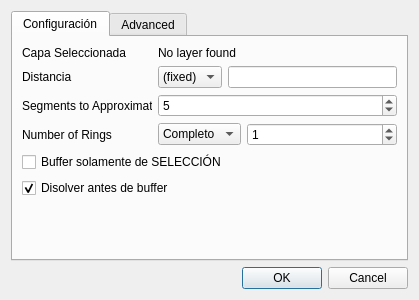
<?xml version="1.0" encoding="UTF-8"?>
<ui version="4.0">
 <class>InfluenceZoneDialogBase</class>
 <widget class="QDialog" name="InfluenceZoneDialogBase">
  <property name="geometry">
   <rect>
    <x>0</x>
    <y>0</y>
    <width>415</width>
    <height>300</height>
   </rect>
  </property>
  <property name="windowTitle">
   <string>Zonas de Influencia</string>
  </property>
  <layout class="QVBoxLayout" name="verticalLayout">
   <item>
    <widget class="QTabWidget" name="tabWidget">
     <property name="maximumSize">
      <size>
       <width>400</width>
       <height>16777215</height>
      </size>
     </property>
     <property name="tabPosition">
      <enum>QTabWidget::North</enum>
     </property>
     <property name="tabShape">
      <enum>QTabWidget::Rounded</enum>
     </property>
     <property name="currentIndex">
      <number>0</number>
     </property>
     <widget class="QWidget" name="tab">
      <attribute name="title">
       <string>Configuración</string>
      </attribute>
      <layout class="QVBoxLayout" name="verticalLayout_2">
       <item>
        <layout class="QHBoxLayout" name="horizontalLayout_4">
         <item>
          <widget class="QLabel" name="label_4">
           <property name="minimumSize">
            <size>
             <width>130</width>
             <height>0</height>
            </size>
           </property>
           <property name="maximumSize">
            <size>
             <width>130</width>
             <height>16777215</height>
            </size>
           </property>
           <property name="text">
            <string>Capa Seleccionada</string>
           </property>
          </widget>
         </item>
         <item>
          <widget class="QLabel" name="buffer_layer_name">
           <property name="minimumSize">
            <size>
             <width>150</width>
             <height>0</height>
            </size>
           </property>
           <property name="toolTip">
            <string>Please select layer from the layers panel befopre buffering to change.</string>
           </property>
           <property name="text">
            <string>&lt;html&gt;&lt;head/&gt;&lt;body&gt;&lt;p&gt;No layer found&lt;/p&gt;&lt;/body&gt;&lt;/html&gt;</string>
           </property>
          </widget>
         </item>
        </layout>
       </item>
       <item>
        <layout class="QHBoxLayout" name="horizontalLayout">
         <item>
          <widget class="QLabel" name="label">
           <property name="minimumSize">
            <size>
             <width>130</width>
             <height>0</height>
            </size>
           </property>
           <property name="maximumSize">
            <size>
             <width>130</width>
             <height>16777215</height>
            </size>
           </property>
           <property name="text">
            <string>Distancia</string>
           </property>
          </widget>
         </item>
         <item>
          <widget class="QComboBox" name="comboAtrib">
           <item>
            <property name="text">
             <string>(fixed)</string>
            </property>
           </item>
          </widget>
         </item>
         <item>
          <widget class="QLineEdit" name="bufferDistance"/>
         </item>
        </layout>
       </item>
       <item>
        <layout class="QHBoxLayout" name="horizontalLayout_2">
         <item>
          <widget class="QLabel" name="label_2">
           <property name="minimumSize">
            <size>
             <width>130</width>
             <height>0</height>
            </size>
           </property>
           <property name="maximumSize">
            <size>
             <width>130</width>
             <height>16777215</height>
            </size>
           </property>
           <property name="text">
            <string>Segments to Approximate</string>
           </property>
          </widget>
         </item>
         <item>
          <widget class="QSpinBox" name="segmentsToApproximate">
           <property name="minimumSize">
            <size>
             <width>150</width>
             <height>0</height>
            </size>
           </property>
           <property name="toolTip">
            <string>How smooth the resulting buffers will be.</string>
           </property>
           <property name="maximum">
            <number>300</number>
           </property>
           <property name="value">
            <number>5</number>
           </property>
          </widget>
         </item>
        </layout>
       </item>
       <item>
        <layout class="QHBoxLayout" name="horizontalLayout_3">
         <item>
          <widget class="QLabel" name="label_3">
           <property name="minimumSize">
            <size>
             <width>130</width>
             <height>0</height>
            </size>
           </property>
           <property name="maximumSize">
            <size>
             <width>130</width>
             <height>16777215</height>
            </size>
           </property>
           <property name="text">
            <string>Number of Rings</string>
           </property>
          </widget>
         </item>
         <item>
          <widget class="QComboBox" name="comboSide">
           <item>
            <property name="text">
             <string>Completo</string>
            </property>
           </item>
           <item>
            <property name="text">
             <string>Derecha</string>
            </property>
           </item>
           <item>
            <property name="text">
             <string>Izquierda</string>
            </property>
           </item>
          </widget>
         </item>
         <item>
          <widget class="QSpinBox" name="numberOfRings">
           <property name="minimumSize">
            <size>
             <width>150</width>
             <height>0</height>
            </size>
           </property>
           <property name="toolTip">
            <string>Number of rings.</string>
           </property>
           <property name="maximum">
            <number>999999999</number>
           </property>
           <property name="value">
            <number>1</number>
           </property>
          </widget>
         </item>
        </layout>
       </item>
       <item>
        <widget class="QCheckBox" name="selectedfeats">
         <property name="enabled">
          <bool>true</bool>
         </property>
         <property name="text">
          <string>Buffer solamente de SELECCIÓN</string>
         </property>
         <property name="checkable">
          <bool>true</bool>
         </property>
         <property name="checked">
          <bool>false</bool>
         </property>
        </widget>
       </item>
       <item>
        <widget class="QCheckBox" name="dissovle_button_2">
         <property name="toolTip">
          <string>Not dissolving may produce strange results with neighbouring features.</string>
         </property>
         <property name="text">
          <string>Disolver antes de buffer</string>
         </property>
         <property name="checked">
          <bool>true</bool>
         </property>
        </widget>
       </item>
       <item>
        <spacer name="verticalSpacer">
         <property name="orientation">
          <enum>Qt::Vertical</enum>
         </property>
         <property name="sizeHint" stdset="0">
          <size>
           <width>373</width>
           <height>4</height>
          </size>
         </property>
        </spacer>
       </item>
      </layout>
     </widget>
     <widget class="QWidget" name="tab_2">
      <attribute name="title">
       <string>Advanced</string>
      </attribute>
      <layout class="QVBoxLayout" name="verticalLayout_3">
       <item>
        <widget class="QLabel" name="label_5">
         <property name="text">
          <string>Buffer style:</string>
         </property>
        </widget>
       </item>
       <item>
        <layout class="QHBoxLayout" name="horizontalLayout_5">
         <item>
          <widget class="QRadioButton" name="sequential_style">
           <property name="toolTip">
            <string>Buffer resulting buffer sequentially.</string>
           </property>
           <property name="text">
            <string>Sequential</string>
           </property>
           <property name="checked">
            <bool>true</bool>
           </property>
          </widget>
         </item>
         <item>
          <widget class="QRadioButton" name="central_style">
           <property name="toolTip">
            <string>Buffer the central feature with increasing distance.</string>
           </property>
           <property name="text">
            <string>Central</string>
           </property>
          </widget>
         </item>
        </layout>
       </item>
       <item>
        <widget class="QLabel" name="label_6">
         <property name="text">
          <string>&lt;html&gt;&lt;head/&gt;&lt;body&gt;&lt;p&gt;&lt;a href=&quot;https://rawgit.com/HeikkiVesanto/QGIS_Multi_Ring_Buffer/master/help/index.html&quot;&gt;&lt;span style=&quot; text-decoration: underline; color:#0000ff;&quot;&gt;What does this mean?&lt;/span&gt;&lt;/a&gt;&lt;/p&gt;&lt;/body&gt;&lt;/html&gt;</string>
         </property>
         <property name="openExternalLinks">
          <bool>true</bool>
         </property>
        </widget>
       </item>
       <item>
        <spacer name="verticalSpacer_2">
         <property name="orientation">
          <enum>Qt::Vertical</enum>
         </property>
         <property name="sizeHint" stdset="0">
          <size>
           <width>20</width>
           <height>40</height>
          </size>
         </property>
        </spacer>
       </item>
      </layout>
     </widget>
    </widget>
   </item>
   <item>
    <widget class="QDialogButtonBox" name="buttonBox">
     <property name="orientation">
      <enum>Qt::Horizontal</enum>
     </property>
     <property name="standardButtons">
      <set>QDialogButtonBox::Cancel|QDialogButtonBox::Ok</set>
     </property>
    </widget>
   </item>
  </layout>
 </widget>
 <resources/>
 <connections>
  <connection>
   <sender>buttonBox</sender>
   <signal>accepted()</signal>
   <receiver>InfluenceZoneDialogBase</receiver>
   <slot>accept()</slot>
   <hints>
    <hint type="sourcelabel">
     <x>20</x>
     <y>20</y>
    </hint>
    <hint type="destinationlabel">
     <x>20</x>
     <y>20</y>
    </hint>
   </hints>
  </connection>
  <connection>
   <sender>buttonBox</sender>
   <signal>rejected()</signal>
   <receiver>InfluenceZoneDialogBase</receiver>
   <slot>reject()</slot>
   <hints>
    <hint type="sourcelabel">
     <x>20</x>
     <y>20</y>
    </hint>
    <hint type="destinationlabel">
     <x>20</x>
     <y>20</y>
    </hint>
   </hints>
  </connection>
 </connections>
</ui>
